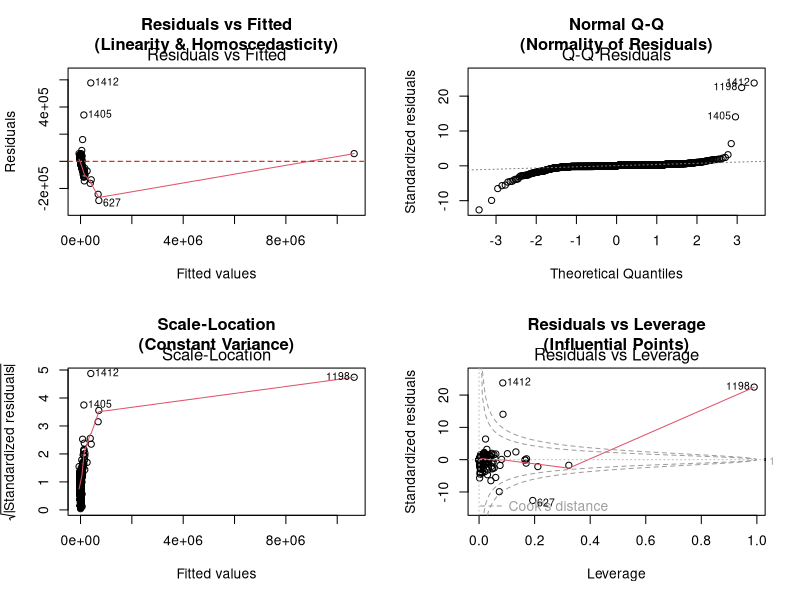

This figure's R source:
# Linear.R - Multiple Linear Regression for Flow.Bytes prediction

library(readr)
library(dplyr)
library(ggplot2)
library(car)

# Load data
mlr_data <- read_csv("mlr_data.csv", show_col_types = FALSE)

# --- 1. Fit the MLR Model ---

mlr_model <- lm(Flow.Bytes ~ ., data = mlr_data)

summary(mlr_model)

# Overall F-test (validates the model as a whole)
anova(mlr_model)

# --- 2. Hypothesis Tests ---

# Coefficient t-tests are in summary(mlr_model)
# Overall F-test is in summary(mlr_model) and anova()

# Individual coefficient tests
confint(mlr_model, level = 0.95)

# --- 3. Multicollinearity Check (VIF) ---

vif_values <- car::vif(mlr_model)
print(vif_values)

# VIF > 5 or 10 indicates problematic multicollinearity
message("\n--- VIF Summary ---")
message(sprintf("Max VIF: %.2f", max(vif_values)))
if (any(vif_values > 5)) {
  message("WARNING: Some predictors have VIF > 5, indicating moderate multicollinearity")
} else {
  message("All VIF values are below 5 — multicollinearity is not a concern")
}

# --- 4. Assumption Diagnostics ---

# --- 4a. Linearity & Homoscedasticity (Residuals vs Fitted, plot=1) ---

par(mfrow = c(2, 2))
plot(mlr_model, which = 1, main = "Residuals vs Fitted\n(Linearity & Homoscedasticity)")
abline(h = 0, col = "red", lty = 2)

# Formal test for heteroscedasticity
ncv_test <- car::ncvTest(mlr_model)
print(ncv_test)

# --- 4b. Normality of Residuals (Q-Q plot, plot=2) ---

plot(mlr_model, which = 2, main = "Normal Q-Q\n(Normality of Residuals)")

# Formal normality tests
shapiro_test <- shapiro.test(residuals(mlr_model))
print(shapiro_test)

# If sample is large, Shapiro may be overly sensitive — also check visually

# --- 4c. Scale-Location plot (plot=3) ---

plot(mlr_model, which = 3, main = "Scale-Location\n(Constant Variance)")

# --- 4d. Residuals vs Leverage (plot=5) ---

plot(mlr_model, which = 5, main = "Residuals vs Leverage\n(Influential Points)")

# --- 5. Influence Diagnostics ---

# Cook's distance
cooksd <- cooks.distance(mlr_model)
influential_obs <- which(cooksd > 4 / nrow(mlr_data))
message("\n--- Influence Diagnostics ---")
message(sprintf("Observations with Cook's distance > 4/n: %s",
                if (length(influential_obs) > 0) paste(influential_obs, collapse = ", ") else "None"))

# Leverage (hat values)
hat_values <- hatvalues(mlr_model)
high_leverage <- which(hat_values > 2 * length(coef(mlr_model)) / nrow(mlr_data))
message(sprintf("High leverage points (> 2p/n): %s",
                if (length(high_leverage) > 0) paste(high_leverage, collapse = ", ") else "None"))

# DFBETAS
dfbetas_vals <- dfbetas(mlr_model)
large_dfbetas <- which(abs(dfbetas_vals) > 2 / sqrt(nrow(mlr_data)), arr.ind = TRUE)
message(sprintf("Large DFBETAS (> 2/sqrt(n)): %d instances", nrow(large_dfbetas)))

# Studentized residuals (planning doc calls these out explicitly)
rstud <- rstudent(mlr_model)
extreme_rstud <- which(abs(rstud) > 3)
message(sprintf("Studentized residuals |rstudent| > 3: %s",
                if (length(extreme_rstud) > 0) paste(extreme_rstud, collapse = ", ") else "None"))

par(mfrow = c(1, 1))

# --- 6. Model Fit Summary ---

message("\n=== FINAL MLR MODEL SUMMARY ===")
message(sprintf("R-squared: %.4f", summary(mlr_model)$r.squared))
message(sprintf("Adjusted R-squared: %.4f", summary(mlr_model)$adj.r.squared))
message(sprintf("F-statistic: %.2f on %d and %d DF, p-value: < %.2e",
                summary(mlr_model)$fstatistic[1],
                summary(mlr_model)$fstatistic[2],
                summary(mlr_model)$fstatistic[3],
                pf(summary(mlr_model)$fstatistic[1],
                   summary(mlr_model)$fstatistic[2],
                   summary(mlr_model)$fstatistic[3],
                   lower.tail = FALSE)))

message("\n=== COEFFICIENTS ===")
print(coef(summary(mlr_model)))

# --- 7. Scaled Coefficients (Relative Importance) ---
# Re-fit on standardized predictors so coefficient sizes are directly comparable.
# With raw predictors, |beta| depends on units (bytes vs counts vs microseconds),
# so a big coefficient can just mean a small-unit variable. Scaling fixes that.

predictor_names <- setdiff(names(mlr_data), "Flow.Bytes")
mlr_scaled <- mlr_data
mlr_scaled[predictor_names] <- scale(mlr_data[predictor_names])

mlr_model_scaled <- lm(Flow.Bytes ~ ., data = mlr_scaled)

scaled_coefs <- coef(summary(mlr_model_scaled))[-1, , drop = FALSE]  # drop intercept
ranked <- scaled_coefs[order(-abs(scaled_coefs[, "Estimate"])), , drop = FALSE]

message("\n=== STANDARDIZED COEFFICIENTS (Ranked by |Effect|) ===")
message("A 1-SD increase in the predictor changes Flow.Bytes by this many bytes,")
message("holding all other predictors constant.")
print(round(ranked, 2))

# --- 8. Practical vs. Statistical Significance ---
# With n ~ 1600, even tiny effects produce tiny p-values. Practical significance
# asks: is the effect big enough to care about? We compare each scaled effect
# to the SD of Flow.Bytes itself.

response_mean <- mean(mlr_data$Flow.Bytes)
response_sd   <- sd(mlr_data$Flow.Bytes)

message(sprintf("\nFlow.Bytes  mean: %.0f bytes   SD: %.0f bytes",
                response_mean, response_sd))

practical_table <- data.frame(
  Predictor          = rownames(ranked),
  Scaled_Beta_bytes  = round(ranked[, "Estimate"], 1),
  Pct_of_Response_SD = round(100 * abs(ranked[, "Estimate"]) / response_sd, 2),
  p_value            = signif(ranked[, "Pr(>|t|)"], 3),
  row.names          = NULL
)

message("\n=== PRACTICAL SIGNIFICANCE TABLE ===")
message("Pct_of_Response_SD = how much a 1-SD predictor change moves Flow.Bytes,")
message("                    expressed as a % of the response's SD.")
message("Rule of thumb: < ~1% is statistically significant but practically trivial.")
print(practical_table)

# --- 9. Robustness Check: Log-Transformed Response ---
# The diagnostics in section 4 flag heteroscedasticity (ncv test) and non-normal
# residuals (Shapiro). Per the planning doc, try log(Flow.Bytes + 1) to see
# whether a log transform improves the assumption fit. We use log1p so flows
# with zero bytes (empty handshakes) do not produce -Inf.

mlr_data_log <- mlr_data
mlr_data_log$Flow.Bytes <- log1p(mlr_data$Flow.Bytes)

mlr_model_log <- lm(Flow.Bytes ~ ., data = mlr_data_log)

ncv_log     <- car::ncvTest(mlr_model_log)
shapiro_log <- shapiro.test(residuals(mlr_model_log))

message("\n=== LOG-TRANSFORMED MODEL (Robustness Check) ===")
message(sprintf("Log model R-squared: %.4f   (raw model: %.4f)",
                summary(mlr_model_log)$r.squared,
                summary(mlr_model)$r.squared))
message(sprintf("Heteroscedasticity (ncv) -- raw: p = %.3e | log: p = %.3e",
                ncv_test$p, ncv_log$p))
message(sprintf("Normality   (Shapiro)    -- raw: W = %.3f, p = %.3e | log: W = %.3f, p = %.3e",
                shapiro_test$statistic, shapiro_test$p.value,
                shapiro_log$statistic, shapiro_log$p.value))

message("\nNote: the log transform is offered as a robustness check. The raw model")
message("stays as the primary specification because its coefficients are in direct")
message("byte units and easy to interpret. If diagnostics on the log model are")
message("dramatically better in the printout above, consider switching.")
